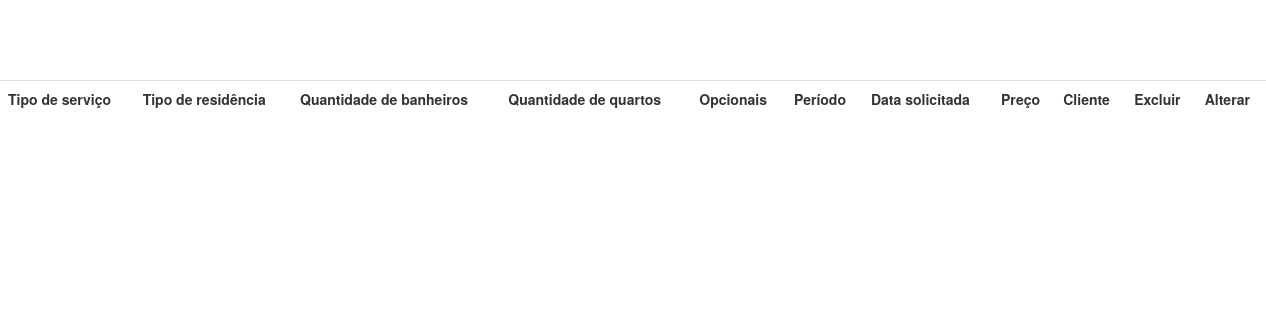
The page /view/listarAllSolicCasa.php on the database as committed earlier.
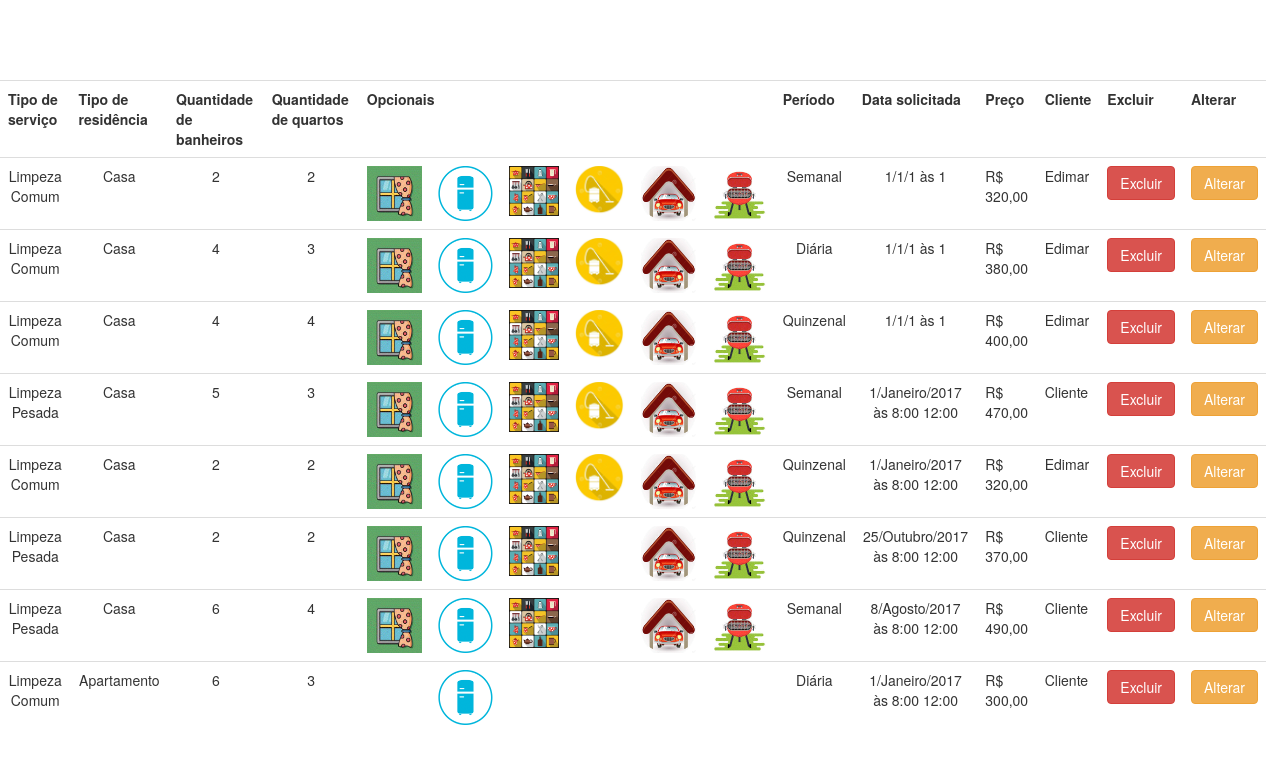
The same page on the database as committed later.
### tables this page shows
CREATE TABLE `solicitacaocasa` (
  `codSolicitacao` int(11) NOT NULL,
  `tipoServico` varchar(45) NOT NULL,
  `tipoResidencia` varchar(45) NOT NULL,
  `quantBanheiros` int(11) NOT NULL,
  `quantQuartos` int(11) NOT NULL,
  `janelas` varchar(45) DEFAULT NULL,
  `geladeira` varchar(45) DEFAULT NULL,
  `armario` varchar(45) DEFAULT NULL,
  `aspirar` varchar(45) DEFAULT NULL,
  `garagem` varchar(45) DEFAULT NULL,
  `churrasqueira` varchar(45) DEFAULT NULL,
  `periodoServ` varchar(10) NOT NULL,
  `diaServ` int(11) NOT NULL,
  `mesServ` varchar(15) NOT NULL,
  `anoServ` int(11) NOT NULL,
  `horaServ` varchar(15) NOT NULL,
  `precoCasa` varchar(7) DEFAULT NULL,
  `Cliente_idCliente` int(11) DEFAULT NULL
);

CREATE TABLE `cliente` (
  `idCliente` int(11) NOT NULL,
  `nomeCliente` varchar(65) NOT NULL,
  `emailCliente` varchar(45) DEFAULT NULL,
  `celularCliente` varchar(45) DEFAULT NULL,
  `cpfCliente` varchar(45) NOT NULL,
  `cepCliente` varchar(45) NOT NULL,
  `enderecoCliente` varchar(45) DEFAULT NULL,
  `complementCliente` varchar(45) DEFAULT NULL,
  `numeroCliente` int(11) DEFAULT NULL,
  `bairroCliente` varchar(45) DEFAULT NULL,
  `cidadeCliente` varchar(45) DEFAULT NULL,
  `estadoCliente` varchar(45) DEFAULT NULL,
  `usuario` varchar(15) NOT NULL,
  `senha` varchar(45) NOT NULL,
  `Perfil_idPerfil` int(11) NOT NULL
);

### dao/conexao/conexao.php (called while the page is built)
<?php
abstract class Conexao {
    private static $instance;
    public static function getInstance() {
        try {
            if (!isset(self::$instance)) {
                self::$instance = new PDO("mysql:host=localhost;dbname=db_syschlr;charset=UTF8", "root", "");
                self::$instance->setAttribute(PDO::ATTR_ERRMODE, PDO::ERRMODE_EXCEPTION);
            }
            return self::$instance;
        } catch (PDOException $exc) {
            echo "Erro ao conectar o banco de dados :" . $exc->getMessage();
        }
    }
}
?>

### dao/solicCasaDAO.php (called while the page is built, shortened)
<?php
require_once '../dao/conexao/conexao.php';
class SolicCasaDAO {
    public $pdo = null;
    public function __construct() {
        $this->pdo = Conexao::getInstance();
    }
    public function getAllSolicCasa() {
        try {
            $sql = "SELECT s.codSolicitacao, s.tipoServico, s.tipoResidencia, s.quantBanheiros, s.quantQuartos, s.janelas, s.geladeira, s.armario, s.aspirar, s.garagem, s.churrasqueira, s.periodoServ, s.diaServ, s.mesServ, s.anoServ, s.horaServ, s.precoCasa, s.Cliente_idCliente, c.nomeCliente FROM solicitacaocasa as s INNER
                    JOIN cliente as c ON (s.Cliente_idCliente = c.idCliente)";
            $stmt = $this->pdo->prepare($sql);
            $stmt->execute();
            $solicsCasa = $stmt->fetchAll(PDO::FETCH_ASSOC);
            return $solicsCasa;
        } catch (PDOException $exc) {
            echo $exc->getMessage();
        }
    }
}
?>

### view/listarAllSolicCasa.php (the view, shortened to what this page needs)
<!DOCTYPE html>
<html>
    <head>
        <link rel="stylesheet" href="https://maxcdn.bootstrapcdn.com/bootstrap/3.3.7/css/bootstrap.min.css">
    </head>
    <body>
        <br><br><br><br>
        <?php
        require_once '../dao/solicCasaDAO.php';
        $solicCasaDAO = new SolicCasaDAO();
        $solicsCasa = $solicCasaDAO->getAllSolicCasa();
        echo "<table class='table table-striped;' align='center'>";
        echo "<tr>";
        echo "  <th>Tipo de serviço</th>";
        echo "  <th>Tipo de residência</th>";
        echo "  <th>Quantidade de banheiros</th>";
        echo "  <th>Quantidade de quartos</th>";
        echo "  <th colspan='6' >Opcionais</th>";
        echo "  <th>Período</th>";
        echo "  <th>Data solicitada</th>";
        echo "  <th>Preço</th>";
        echo "  <th>Cliente</th>";
        echo "  <th>Excluir</th>";
        echo "  <th>Alterar</th>";
        echo "</tr>";
        foreach ($solicsCasa as $sc) {
            $DataSolicitada = $sc["diaServ"] . "/" . $sc["mesServ"] . "/" . $sc["anoServ"] . " às " . $sc["horaServ"];
            echo "<tr>";
            echo "  <td align='center'>{$sc["tipoServico"]}</td>";
            echo "  <td align='center'>{$sc["tipoResidencia"]}</td>";
            echo "  <td align='center'>{$sc["quantBanheiros"]}</td>";
            echo "  <td align='center'>{$sc["quantQuartos"]}</td>";
            if ($sc["janelas"] != "") {
                echo " <td align='center'><img src = '../imagens/janela.gif' width = '55' height = '55' Title='Interior das janelas.'/></td>";
            }else{echo "  <td align='center'>{$sc["janelas"]}</td>";}
             if ($sc["geladeira"] != "") {
                echo " <td align='center'><img src = '../imagens/geladeira.gif' width = '55' height = '55' Title='Interior da geladeira.'/></td>";
            }else{echo "  <td align='center'>{$sc["geladeira"]}</td>";}
             if ($sc["armario"] != "") {
                echo " <td align='center'><img src = '../imagens/armario.gif' width = '50' height = '50' Title='Interior de armarios de cozinha.'/></td>";
            }else{ echo "  <td align='center'>{$sc["armario"]}</td>";}
             if ($sc["aspirar"] != "") {
                echo " <td align='center'><img src = '../imagens/aspirador.gif' width = '50' height = '50' Title='Aspirar tapetes e estofados.'/></td>";
            }else{ echo "  <td align='center'>{$sc["aspirar"]}</td>";}
             if ($sc["garagem"] != "") {
                echo " <td align='center'><img src = '../imagens/garagem.gif' width = '55' height = '55' Title='Limpeza da garagem.' /></td>";
            } else {echo "  <td align='center'>{$sc["garagem"]}</td>";}
            if ($sc["churrasqueira"] != "") {
                echo " <td align='center'><img src = '../imagens/churrasqueira.gif' width = '55' height = '55'  Title='Limpeza da churrasqueira.' /></td>";
            }else{ echo "  <td align='center'>{$sc["churrasqueira"]}</td>";}
            echo "  <td align='center'>{$sc["periodoServ"]}</td>";
            echo "  <td align='center'>{$DataSolicitada}</td>";
            echo "  <td>{$sc["precoCasa"]},00</td>";
            echo "  <td>{$sc["nomeCliente"]}</td>";
            echo "  <td><a class='btn btn-danger' href='../controller/excluirSolicCasaByIdController.php?codSolicitacao={$sc["codSolicitacao"]}'>Excluir</a></td>";
            echo "  <td><a class='btn btn-warning' href='formAltSolicCasaAdmin.php?codSolicitacao={$sc["codSolicitacao"]}'>Alterar</a></td>";
            echo "</tr>";
        }
        echo "</table>";
        ?>
    </body>
</html>

Rows that differ between the two databases and show on the page:
added solicitacaocasa: tipoServico "Limpeza Comum", tipoResidencia "Casa", quantBanheiros "2", quantQuartos "2", periodoServ "Semanal", DataSolicitada "1/1/1 às 1", precoCasa "R$ 320", Cliente_idCliente.nomeCliente "Edimar"
added solicitacaocasa: tipoServico "Limpeza Comum", tipoResidencia "Casa", quantBanheiros "4", quantQuartos "3", periodoServ "Diária", DataSolicitada "1/1/1 às 1", precoCasa "R$ 380", Cliente_idCliente.nomeCliente "Edimar"
added solicitacaocasa: tipoServico "Limpeza Comum", tipoResidencia "Casa", quantBanheiros "4", quantQuartos "4", periodoServ "Quinzenal", DataSolicitada "1/1/1 às 1", precoCasa "R$ 400", Cliente_idCliente.nomeCliente "Edimar"
added solicitacaocasa: tipoServico "Limpeza Pesada", tipoResidencia "Casa", quantBanheiros "5", quantQuartos "3", periodoServ "Semanal", DataSolicitada "1/Janeiro/2017 às 8:00 12:00", precoCasa "R$ 470", Cliente_idCliente.nomeCliente "Cliente"
added solicitacaocasa: tipoServico "Limpeza Comum", tipoResidencia "Casa", quantBanheiros "2", quantQuartos "2", periodoServ "Quinzenal", DataSolicitada "1/Janeiro/2017 às 8:00 12:00", precoCasa "R$ 320", Cliente_idCliente.nomeCliente "Edimar"
added solicitacaocasa: tipoServico "Limpeza Pesada", tipoResidencia "Casa", quantBanheiros "2", quantQuartos "2", periodoServ "Quinzenal", DataSolicitada "25/Outubro/2017 às 8:00 12:00", precoCasa "R$ 370", Cliente_idCliente.nomeCliente "Cliente"
added solicitacaocasa: tipoServico "Limpeza Pesada", tipoResidencia "Casa", quantBanheiros "6", quantQuartos "4", periodoServ "Semanal", DataSolicitada "8/Agosto/2017 às 8:00 12:00", precoCasa "R$ 490", Cliente_idCliente.nomeCliente "Cliente"
added solicitacaocasa: tipoServico "Limpeza Comum", tipoResidencia "Apartamento", quantBanheiros "6", quantQuartos "3", periodoServ "Diária", DataSolicitada "1/Janeiro/2017 às 8:00 12:00", precoCasa "R$ 300", Cliente_idCliente.nomeCliente "Cliente"
